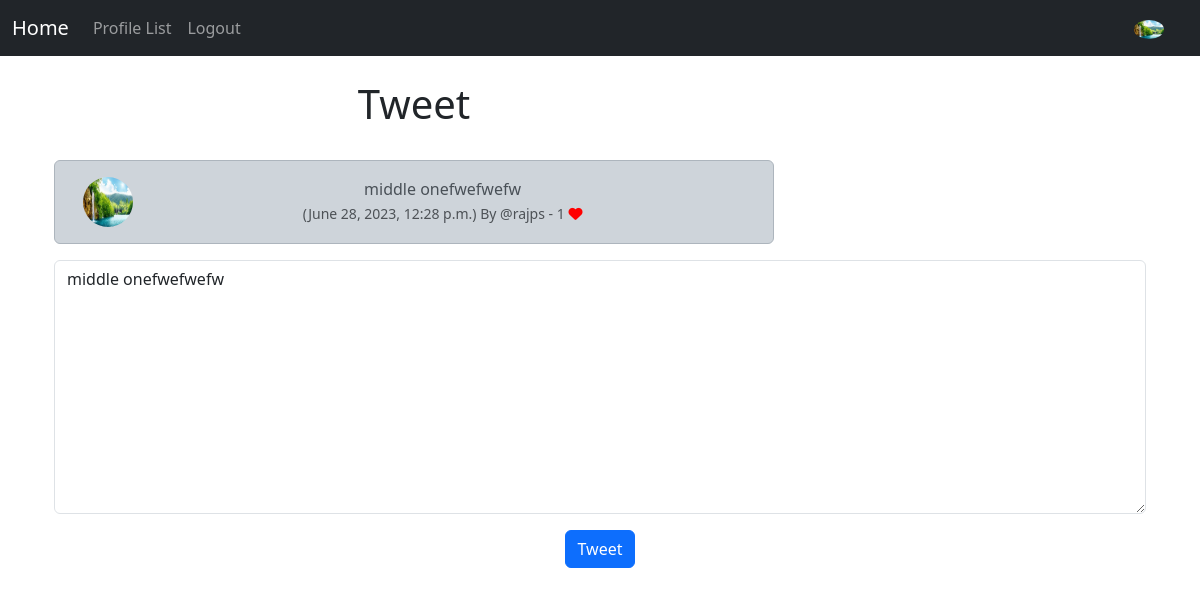
Screenshot of /edit_meep/6 (signed in) with the database file from the repository.
### muskeer/models.py (models this page shows, shortened)
class Profile(models.Model):
    user = models.OneToOneField(User, on_delete=models.CASCADE)
    follows = models.ManyToManyField('self',
        related_name='followed_by',
        symmetrical=False,
        blank=True)
    date_modified = models.DateTimeField(User, auto_now=True)
    profile_image = models.ImageField(null=True, blank=True, upload_to='images/')
    profile_bio = models.CharField(null=True,blank=True,max_length=500)
    homepage_link = models.CharField(null=True,blank=True,max_length=100)
    facebook_link = models.CharField(null=True, blank=True, max_length=100)
    instagram_link = models.CharField(null=True,blank=True,max_length=100)

class Meep(models.Model):
    user = models.ForeignKey(User, related_name='meeps', on_delete=models.DO_NOTHING)
    body = models.CharField(max_length= 200)
    created_at = models.DateTimeField(auto_now_add=True)
    likes = models.ManyToManyField(User, related_name='meep_like', blank=True)
    def number_of_likes(self):
        return self.likes.count()

### muskeer/views.py (the view)
# urls.py: path('edit_meep/<int:pk>', views.edit_meep, name='edit_meep'),
def edit_meep(request, pk):
    if request.user.is_authenticated:
        meep = get_object_or_404(Meep, id=pk)
        if request.user.username == meep.user.username:
            form = MeepForm(request.POST or None, instance=meep)
            if request.method == 'POST':
                if form.is_valid():
                    meep = form.save(commit=False)
                    meep.user = request.user
                    meep.save()
                    messages.success(request, ('Your tweet has been updted....'))
                    return redirect('home')
            else:
                return render(request, 'edit_meep.html', {'form': form, 'meep':meep})
        else:
            messages.success(request, ('You Dont own that tweet'))
            return redirect('home')
    else:
        messages.success(request, ('Please log in to continue'))
        return  redirect('home')

### muskeer/forms.py
class MeepForm(forms.ModelForm):
    body = forms.CharField(required=True, widget=forms.widgets.Textarea(attrs={'placeholder': 'Enter Your Tweet!', 'class':'form-control',}), label='',)
    class Meta:
        model = Meep
        exclude = ('user','likes', )

### templates/edit_meep.html (shortened to what this page needs)
{% extends 'base.html' %}
{% load static %}
{% block content %}
        <div class="container text-center">
            <div class="row">
                <div class="col-8">
                    <h1>Tweet</h1>
                    <br />
                    <div class="alert alert-dark" role="alert">
                        <div class="container">
                            <div class="row">
                                <div class="col-1">
                                    {% if meep.user.profile.profile_image %}
                                    <img src="{{ meep.user.profile.profile_image.url }}" width="50" height="50" class="rounded-circle" alt="{{ profile.user.username }}">
                                    {% else %}
                                    <img src="{% static 'images/1.png' %}" width="50" height="50" class="rounded-circle" alt="{{ profile.user.username }}">
                                    {% endif %}
                                </div>
                                <div class="col-11">
                        {{ meep.body }} <br />
                        <small class="text-muted">
                            ({{ meep.created_at }})
                             By
                            @{{ meep.user.username}}
                                - {{meep.number_of_likes }}
                                {% if user in meep.likes.all %}
                                    <a href="{% url 'meep_like' meep.id %}">
                                        <i class="fa-solid fa-heart" style="color: red;"></i>
                                    </a>
                                {% else %}
                                    <a href="{% url 'meep_like' meep.id %}">
                                        <i class="fa  fa-heart-o" style="color: red;"></i>
                                    </a>
                                {% endif %}
                        </small>
                    </div><br><br>
                         </div>
                    </div>
                </div>
                </div>
                    <br><br><br>
                    {% if form %}
                    <form  method="POST">
                        {{ form.as_p }}
                        <button type="submit" class="btn btn-primary">Tweet</button>
                    </form>
                    {% endif %}
{% endblock %}

### templates/navbar.html (shortened to what this page needs)
{% load static %}
<nav class="navbar navbar-expand-lg navbar-dark bg-dark">
    <div class="container-fluid">
      <a class="navbar-brand" href="{% url 'home' %}">Home</a>
      <div class="collapse navbar-collapse" id="navbarSupportedContent">
        <ul class="navbar-nav me-auto mb-2 mb-lg-0">
          <li class="nav-item">
            <a class="nav-link" aria-current="page"  href="{% url 'profile_list' %}">Profile List</a>
          </li>
          {% if user.is_authenticated %}
          <li class="nav-item">
            <a class="nav-link" href="{% url 'logout' %}"> Logout</a>
          </li>
          {% endif %}
        </ul>
        {% if user.is_authenticated %}
          <ul class="navbar-nav ml-auto">
            <li class="nav-link navbar-brand">
                <a href="{% url 'profile' request.user.id %}">
                      {% if user.profile.profile_image %}
                      <img src="{{ user.profile.profile_image.url }}" class="rounded-circle" width="30">
                      {% else %}
                      <img src="{% static 'images/1.png' %}" width="30" class="img-fluid rounded-circle" alt='Profile Image' />
                      {% endif %}
                </a>
            </li>
          </ul>
        {% endif %}
      </div>
    </div>
  </nav>

### rows the page displays
Meep: user.profile.profile_image (picture), body "middle onefwefwefw", created_at "June 28, 2023, 12:28 p.m.", user.username "rajps", number_of_likes "1"
